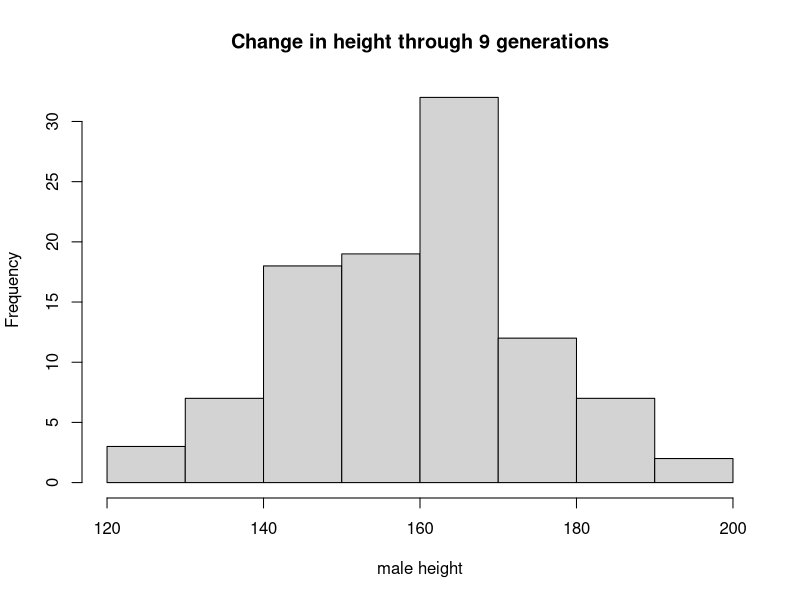
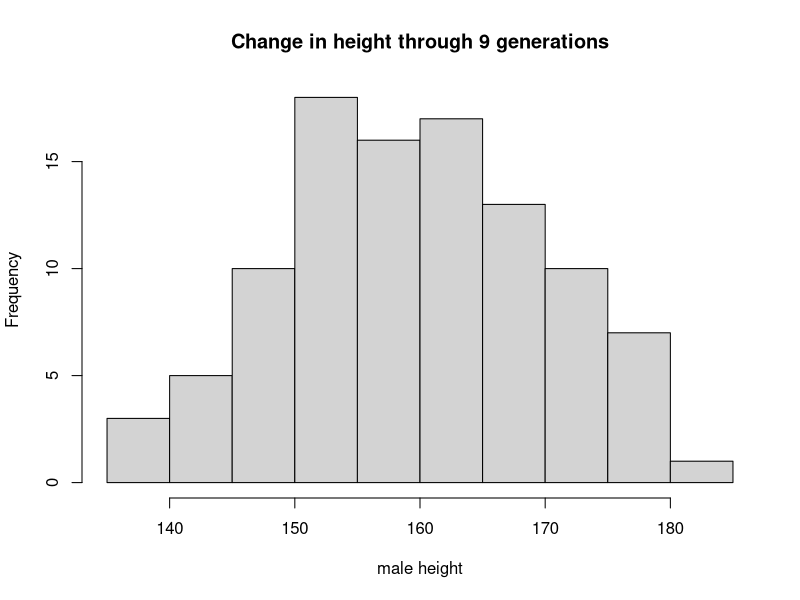
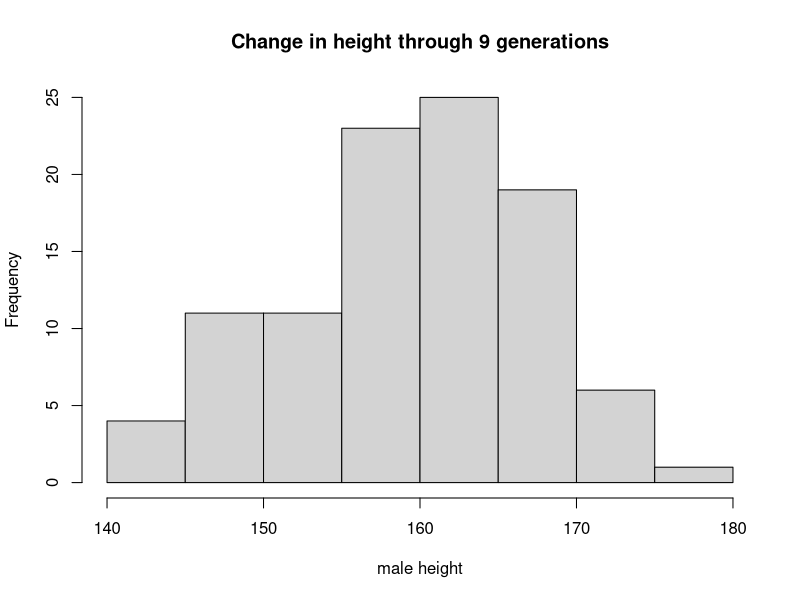
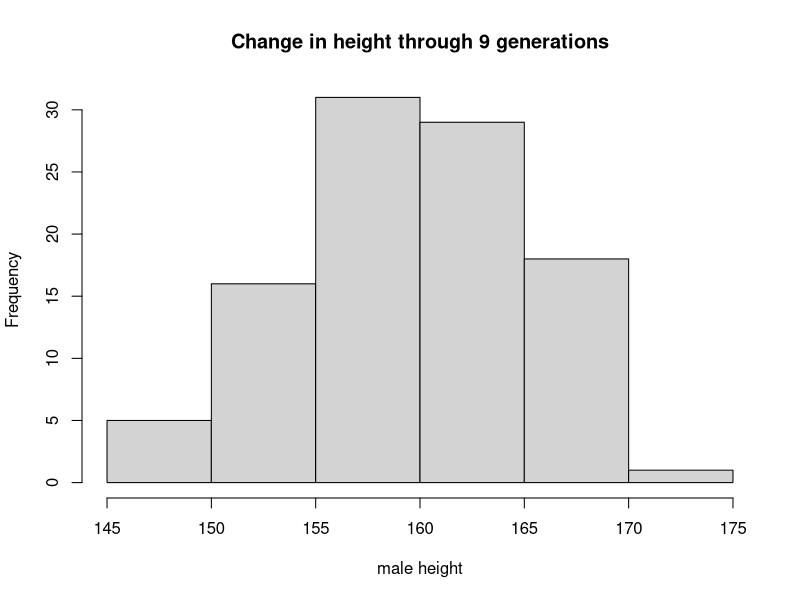
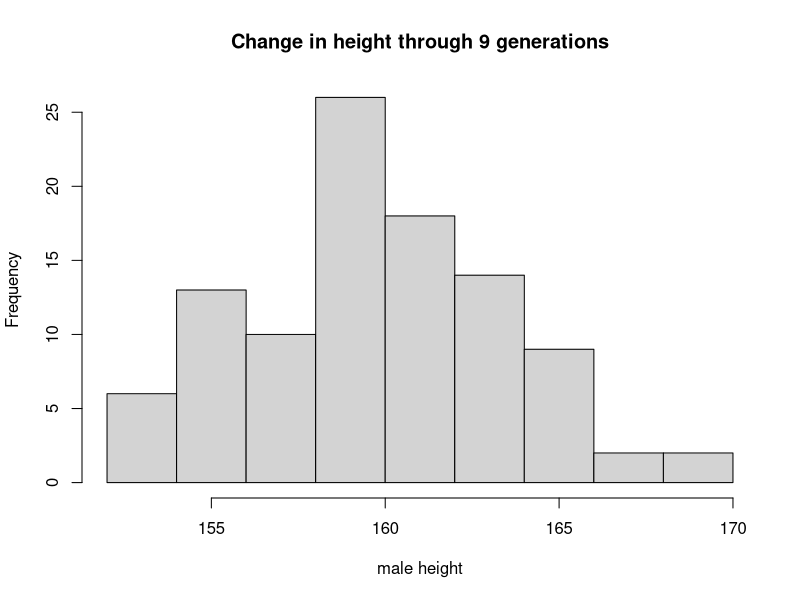
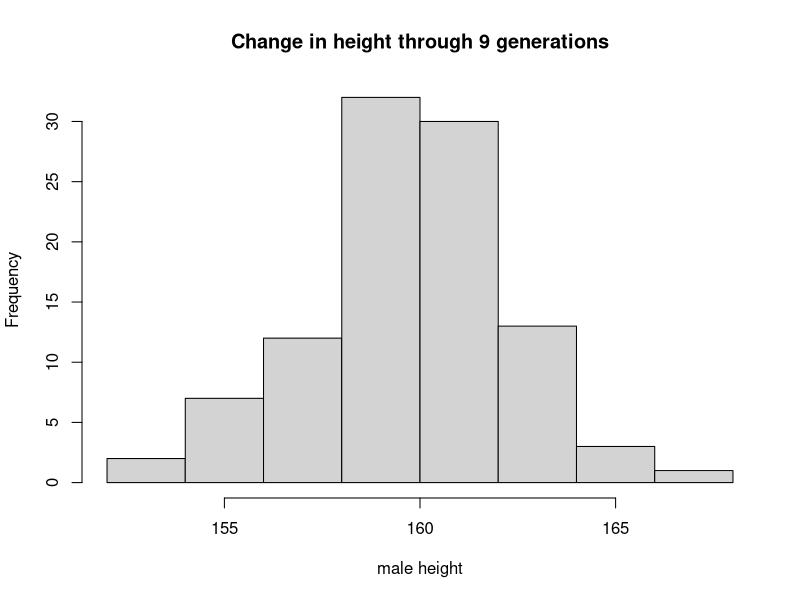
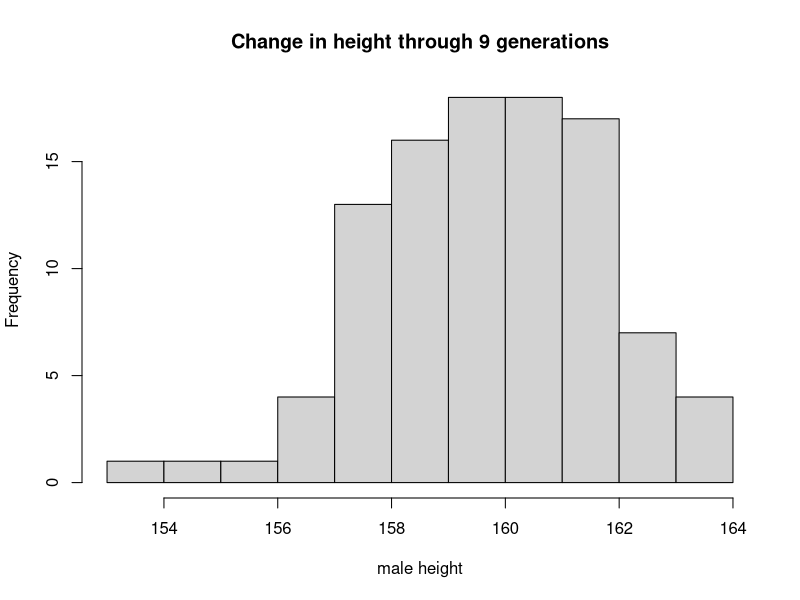
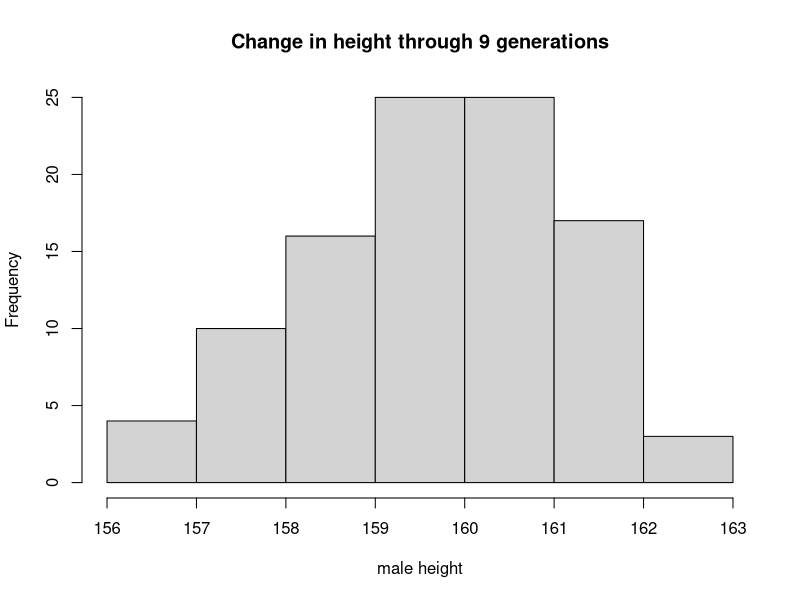

Write the R code that produced these figures, in order. (Note: this script raises an error after producing the figures.)
## ---- chunk 1
pop <- data.frame(m = rnorm(100, 160, 20), f = rnorm(100, 160, 20))
## ---- chunk 2
next_gen <- function(pop) {
    pop$m <- sample(pop$m)
    pop$m <- rowMeans(pop)
    pop$f <- pop$m
    pop
}
## ---- chunk 3
gen1 <- next_gen(pop)
hist(gen1$m, xlab = 'male height', main = 'Change in height through 9 generations')
for (i in 1:8) {
  gen1 <- next_gen(gen1)
  
  hist(gen1$m, xlab = 'male height', main = 'Change in height through 9 generations')
  #i= i+1
}


## ---- chunk 4
library(ggplot2)
par(mfrow=c(3,3))
gen1 <- next_gen(pop)
  plot1 <- ggplot(gen1, aes(x=m, y=f)) +
  geom_point(shape=19, alpha=1/4)
gen2 <-next_gen(gen1)  
plot2 <- ggplot(gen1, aes(x=m, y=f)) +
  geom_point(shape=19, alpha=1/4)
gen3 <-next_gen(gen2)  
plot3 <- ggplot(gen3, aes(x=m, y=f)) +
  geom_point(shape=19, alpha=1/4) 
gen4 <-next_gen(gen3)  
plot4 <- ggplot(gen4, aes(x=m, y=f)) +
  geom_point(shape=19, alpha=1/4)  
gen5 <-next_gen(gen4)  
plot5 <- ggplot(gen5, aes(x=m, y=f)) +
  geom_point(shape=19, alpha=1/4)  
gen6 <-next_gen(gen5)  
plot6 <- ggplot(gen6, aes(x=m, y=f)) +
  geom_point(shape=19, alpha=1/4)  
gen7 <-next_gen(gen6)  
plot7 <- ggplot(gen7, aes(x=m, y=f)) +
  geom_point(shape=19, alpha=1/4)  
gen8 <-next_gen(gen7)  
plot8 <- ggplot(gen8, aes(x=m, y=f)) +
  geom_point(shape=19, alpha=1/4) 
gen9 <-next_gen(gen8)  
plot9 <- ggplot(gen9, aes(x=m, y=f)) +
  geom_point(shape=19, alpha=1/4)  

install.packages('gridExtra')
library(gridExtra)
grid.arrange(plot1, plot2, plot3, plot4, plot, plot6, plot7, plot8, plot9, ncol=9)




## ---- chunk 5
#from assignment 3, question 2
alpha <- 0.05
    set.seed(20151008)
    n <- 250
    ps <- numeric(1000)
    for(i in seq_along(ps)) {
      grp <- sample(0:1, n, replace=TRUE)
      out <- rnorm(n, 60, 20)
      out[grp == 1] <- out[grp == 1] + 5
      ps[i] <- coef(summary(lm(out ~ grp)))[2,4]
    }
    mean(ps < alpha)

#just sampling
#x1 <- replicate(100, { 
#ss <- c(250, 500, 1000)
#res <- numeric(3)
#for(i in seq_along(ss)) {
#  sums <- numeric(1000)
#  for (j in seq_along(sums)) {
#    sums[j] <- sum(sample(0:1, ss[i], replace=T))
#  }
#res[i] <- mean(sums)
#}
#res
#})

#real bootstrap
x2 <- replicate(1000, { 

res <- numeric(10)
for(i in out) {
  sums <- numeric(1000)
  pops <- sample(0:1, out, replace = T)
  for (j in seq_along(sums)) {
    sums[j] <- sum(sample(pops, replace = T))
  }
  res <- mean(sums)
}
 res 
})

#apply(x1, 1, mean)
ap <- apply(x2, 1, mean)
#apply(x1, 1, sd)
sd <- apply(x2, 1, sd)

plot(1:10, ap)
res


## ---- chunk 6



makeTransparent = function(..., alpha=0.5) {
  if(alpha<0 | alpha>1) stop("alpha must be between 0 and 1")
  alpha = floor(255*alpha)  
  newColor = col2rgb(col=unlist(list(...)), alpha=FALSE)
  .makeTransparent = function(col, alpha) {
    rgb(red=col[1], green=col[2], blue=col[3], alpha=alpha, maxColorValue=255)
  }
  newColor = apply(newColor, 2, .makeTransparent, alpha=alpha)
  return(newColor)
}

par(new=FALSE)
plot(NULL,
  xlim=c(-1, 1),
  ylim=c(-1, 1),
  xlab="",
  ylab=""
)

polygon(x=c(seq(-0.75, 0.25, length.out=100), seq(0.25, -0.75, length.out=100)),
        y=c(rep(-0.25, 100), rep(0.75, 100)), border=NA, col=makeTransparent('blue',alpha=0.5))
polygon(x=c(seq(-0.25, 0.75, length.out=100), seq(0.75, -0.25, length.out=100)),
        y=c(rep(-0.75, 100), rep(0.25, 100)), border=NA, col=makeTransparent('red',alpha=0.5))
## ---- chunk 7
makePatient <- function() {
  vowel <- grep("[aeiou]", letters)
  cons <- grep("[^aeiou]", letters)
  name <- paste(sample(LETTERS[cons], 1), sample(letters[vowel], 1), sample(letters[cons], 1), sep='')
  gender <- factor(sample(0:1, 1), levels=0:1, labels=c('female','male'))
  dob <- as.Date(sample(7500, 1), origin="1970-01-01")
  n <- sample(6, 1)
  doa <- as.Date(sample(1500, n), origin="2010-01-01")
  pulse <- round(rnorm(n, 80, 10))
  temp <- round(rnorm(n, 98.4, 0.3), 2)
  fluid <- round(runif(n), 2)
  list(name, gender, dob, doa, pulse, temp, fluid)
}
## ---- chunk 8

set.seed(8)
medicalRecord <- makePatient()



print(medicalRecord)
class(medicalRecord)

## ---- chunk 9

medicalRecord <- mean()

mean.print

mean.plot

getS3method(print(medicalRecord), list)

## ---- chunk 10
set.seed(8)
cohort  <- sample(medicalRecord, 10, replace = T)
mean.cohort
print.cohort


